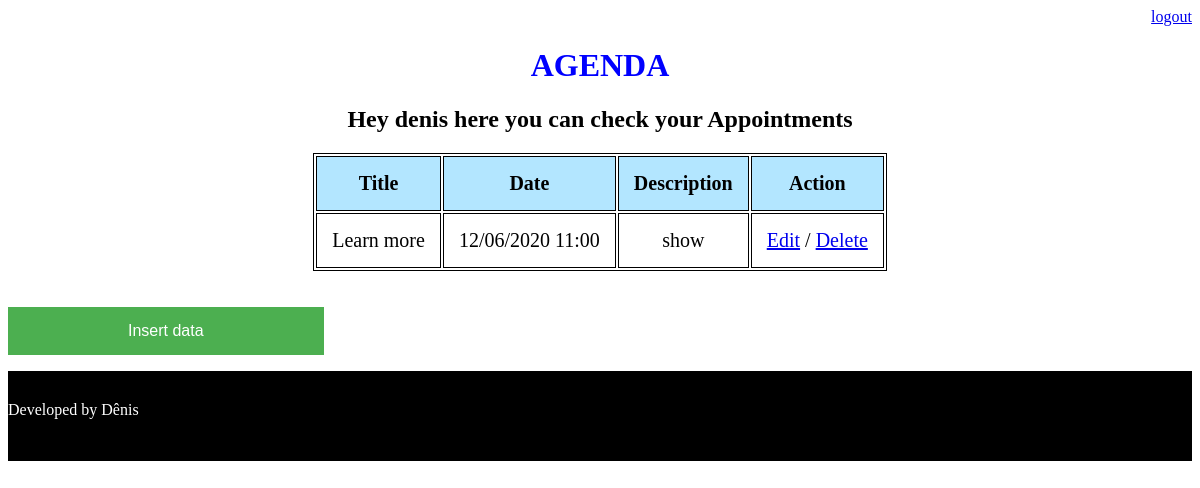
The page /agenda/ (signed in) on the database its author committed.
### core/models.py (models this page shows, shortened)
class Event(models.Model): #this is a parameter
    title=models.CharField(max_length=100) #maximo de 100 caracteres
    description=models.TextField(blank=True, null=True) #can be blannk
    date_event=models.DateTimeField(verbose_name='Events date')# change the display info
    date_creation=models.DateTimeField(auto_now=True)#get now time auto
    user=models.ForeignKey(User, on_delete=models.CASCADE) #importing users from django, IF USER EXCLUDED TABLE EXCLUCED
    class Meta: #metadata
        db_table='Event' #to use your table names
    def  get_data_events(self):
        return self.date_event.strftime('%d/%m/%Y  %H:%M')
    def get_data_description(self):
        return self.description
    def get_late_event(self):
        if self.date_event < datetime.now():
            return True
        else:
            return False

### core/views.py (the view)
# urls.py: path('agenda/', views.list_events), #route
@login_required(login_url='/login/') #when not found back to login
def list_events(request):
    user=request.user
    today=datetime.now() - timedelta(hours=1) #in order to show the events whithin 1 hour late
    event=Event.objects.filter(user=user,
                               date_event__gt=today) #in Django you cant use < or > use GT or LT (grater or lower than)
    description=Event.objects.filter(user=user)
    data={'events':event, 'description': description}
    return render(request, 'agenda.html',data)

### templates/agenda.html
    {%extends "model-page.html"%}
     {% block content %}
    <h2>Hey {{user}} here you can check your Appointments</h2>
    <div class="container">
        <table class="table">
            <tr>
                <th>Title</th>
                <th>Date</th>
                <th>Description</th>
                <th> Action </th>
            </tr>
            {% for event in events %}
            <tr style={% if event.get_late_event %} "color:red" {%endif%} >
                <td>{{event.title}}</td>
                <td>{{event.get_data_events}}</td>
                <td>{{event.get_data_description}}</td>
                <td><a href="event/?id={{ event.id }}">Edit</a> / <a href="event/delete/{{ event.id }}/">Delete</a> </td>
            </tr>
            {% endfor %}
        </table>
             </div>
    <br><br>
        <a href="event/">
    <button class = "button" type="button">Insert data</button>
        </a>
    {% endblock %}

### static/css/main.css (style rules this page uses)
th, td { padding: 15px; border: 1px solid black; }
th { background-color: #b3e6ff; }
.table { border: 1px solid black; font-size:20px; text-align:center; }
.button { transition-duration: 0.4s; background-color: #4CAF50; border: none; color: white; padding: 15px 120px; text-align: center; text-decoration: none; display: inline-block; font-size: 16px; }
.container { display: flex; flex-direction: row; justify-content: center; align-items: center }
h2, h1 { text-align:center }

### rows shown on the page
Event: title "Learn more", get_data_events "12/06/2020 11:00", get_data_description "show"

### other values the page prints
{{ user }} "denis"
